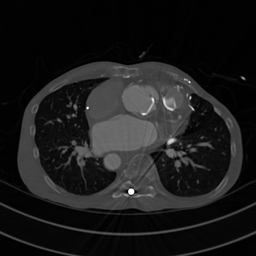
#> input picture segmentation/Figures/imageinverse_input.png, 256 x 256 px, shrunk from 512 x 512 before the run
$ python chan_vese.py
#> lines starting #> are read from the running program, lines starting #| are printed output that depends on the picture; after the words box and inside, x2 and y2 are one past the last pixel; in counts of white or black regions, pixels touching at a corner belong together
from PIL import Image
import matplotlib.pyplot as plt
from skimage.segmentation import chan_vese
import numpy as np

# Opening the image and converting it into grayscale
img = Image.open('../Figures/imageinverse_input.png').convert('L')
img = np.array(img)

cv1 = chan_vese(img, mu=0.1)
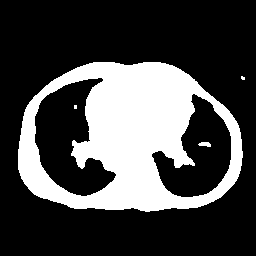
#> cv1: shape (256, 256) bool; 27.7% white; 4 white regions (2 under 20 px), largest, box (x1, y1, x2, y2) and area: (18, 62, 243, 212) 18112, (198, 142, 211, 147) 48
cv2 = chan_vese(img, mu=0.3)
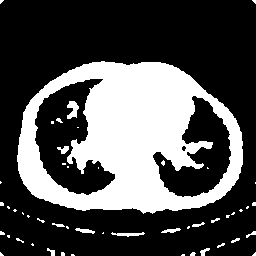
#> cv2: shape (256, 256) bool; 31% white; 50 white regions (36 under 20 px), largest, box (x1, y1, x2, y2) and area: (17, 61, 243, 214) 19345, (67, 101, 79, 119) 136, (111, 232, 145, 237) 92
cv3 = chan_vese(img, mu=0.6)
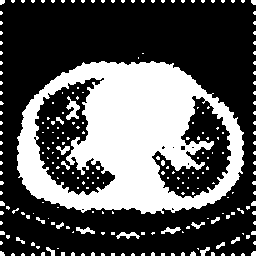
#> cv3: shape (256, 256) bool; 34.3% white; 233 white regions (208 under 20 px), largest, box (x1, y1, x2, y2) and area: (17, 61, 244, 214) 19736, (66, 96, 80, 120) 162, (116, 232, 140, 239) 88

fig, axes = plt.subplots(2, 2, figsize=(8, 8))
ax = axes.flatten()
ax[0].imshow(img, cmap="gray")
ax[0].set_axis_off()
ax[0].set_title("Original Image", fontsize=12)

ax[1].imshow(cv1, cmap="gray")
ax[1].set_axis_off()
ax[1].set_title("mu=0.1", fontsize=12)

ax[2].imshow(cv2, cmap="gray")
ax[2].set_axis_off()
ax[2].set_title("mu=0.3", fontsize=12)


ax[3].imshow(cv3, cmap="gray")
ax[3].set_axis_off()
ax[3].set_title("mu=0.6", fontsize=12)
plt.show()
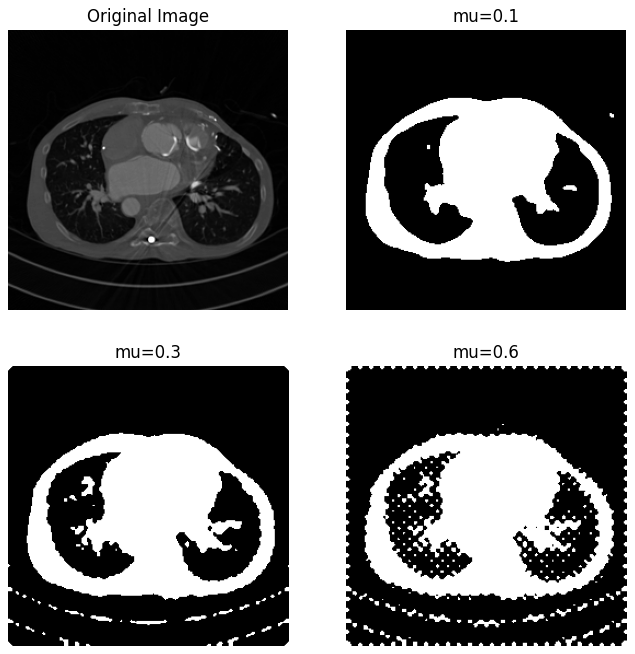
#> figure drawn by matplotlib, 4 panels

$ run again, with segmentation/Figures/CT.png copied over segmentation/Figures/imageinverse_input.png
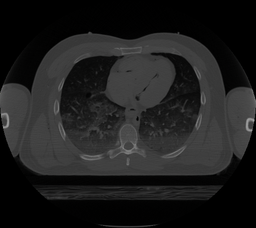
#> input picture segmentation/Figures/CT.png, 256 x 228 px, shrunk from 1024 x 910 before the run
#> `cv1 = chan_vese(img, mu=0.1)`:
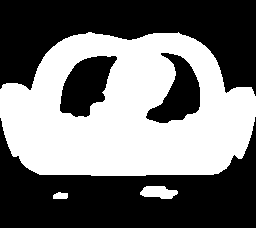
#> cv1: shape (228, 256) bool; 44.9% white; 3 white regions, box (x1, y1, x2, y2) and area: (0, 32, 256, 176) 25770, (140, 186, 178, 199) 360, (53, 192, 68, 199) 88
#> cv2: shape (228, 256) bool; 46% white; 3 white regions (1 under 20 px), largest, box (x1, y1, x2, y2) and area: (0, 32, 256, 176) 25875, (43, 186, 213, 199) 977
#> cv3: shape (228, 256) bool; 46.3% white; 28 white regions (25 under 20 px), largest, box (x1, y1, x2, y2) and area: (0, 32, 256, 176) 25946, (47, 187, 214, 199) 913, (176, 105, 181, 110) 20
#> `plt.show()`:
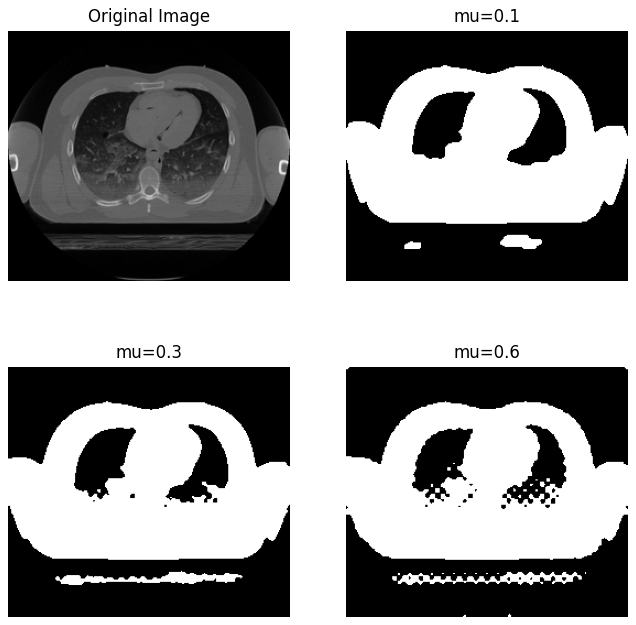
#> figure drawn by matplotlib, 4 panels
